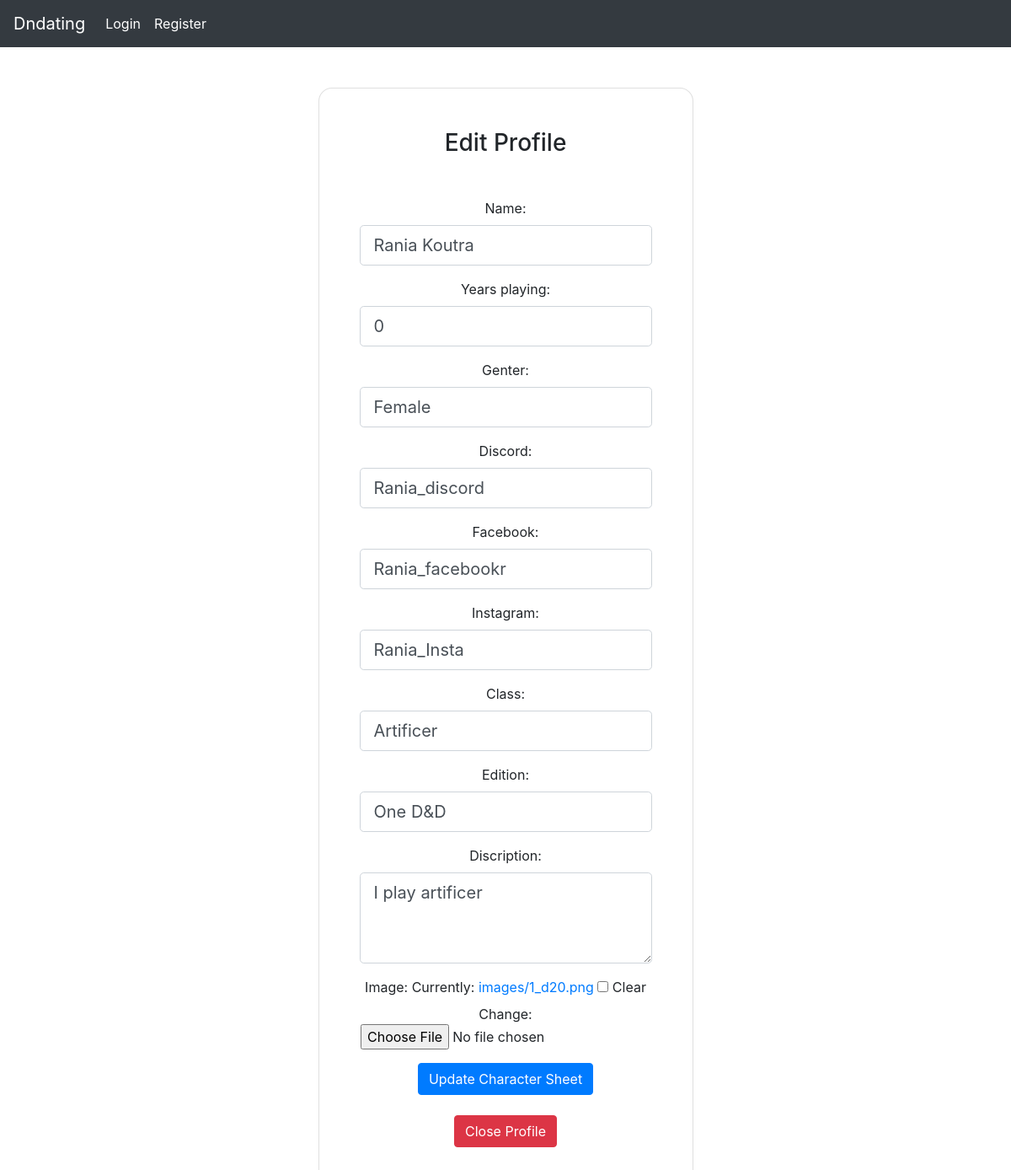
/edit_info/2, run on an earlier commit of the app's database.
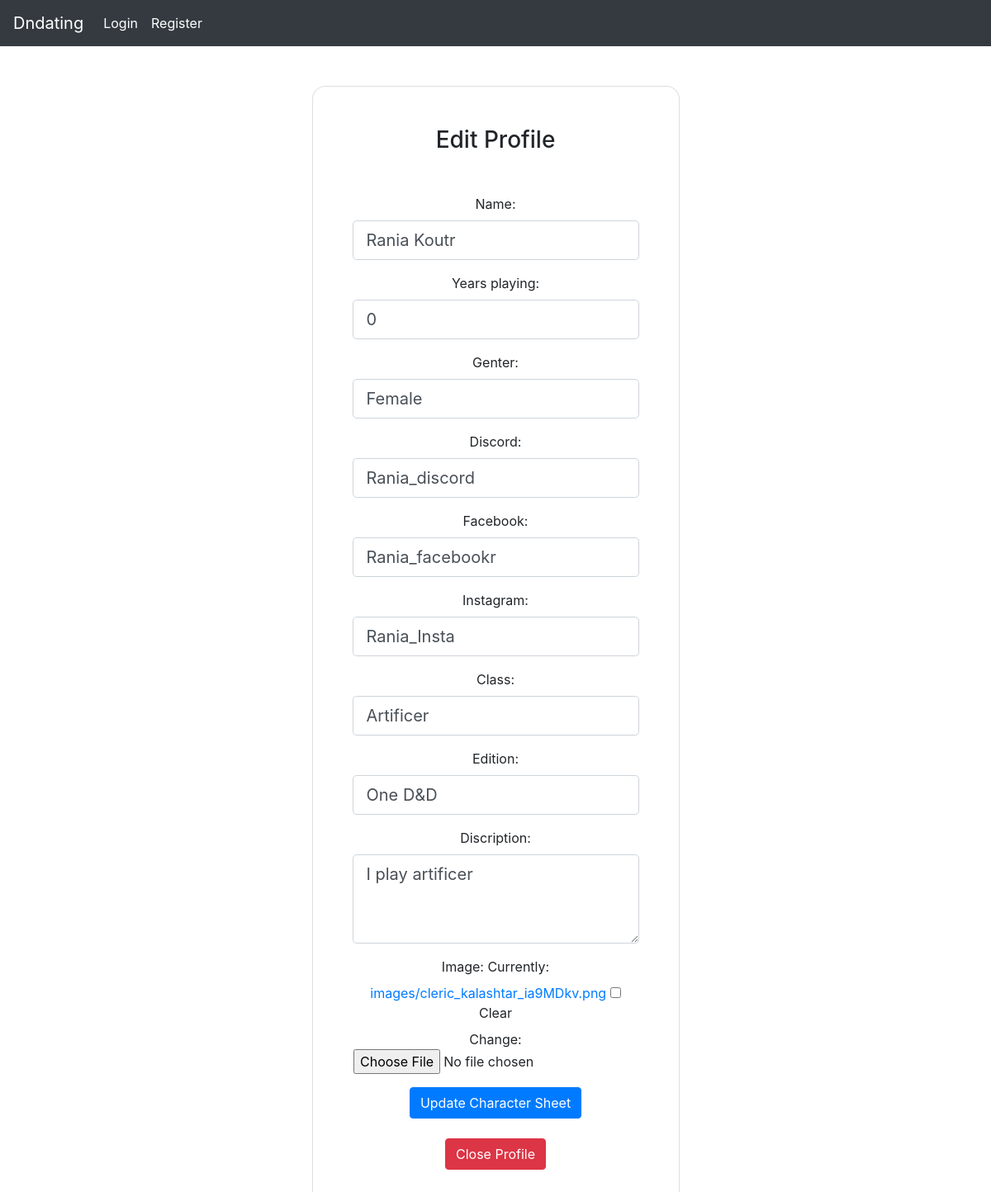
And on a later commit of the database.
### dndating/models.py (models this page shows, shortened)
class info(models.Model):
    edition= models.ForeignKey(category_edition, on_delete=models.CASCADE, blank=True, null=True, related_name="edition")
    Class= models.ForeignKey(category_Class, on_delete=models.CASCADE, blank=True, null=True, related_name="Class")
    discription = models.CharField(max_length=300, null=True, blank=True)
    name = models.CharField(max_length=50)
    image = models.ImageField(null=True, blank=True, upload_to="images/")
    user = models.ForeignKey(User, on_delete=models.CASCADE, blank=True, null=True, related_name="USER")
    IsActive = models.BooleanField(default=True)
    discord = models.CharField(null=True, max_length=50)
    facebook = models.CharField(null=True, max_length=50)
    instagram = models.CharField(null=True, max_length=50)
    genter =  models.ForeignKey(category_gender, on_delete=models.CASCADE, blank=True, null=True, related_name="gender")
    years_playing = models.CharField(null=True, max_length=50)

### dndating/views.py (the view)
# urls.py: path('edit_info/<info_id>', views.edit_info, name="edit"),
def edit_info(request, info_id):
    info_user = info.objects.get(pk=info_id)
    form = InfoForm(request.POST or None, request.FILES or None, instance=info_user)
    if form.is_valid():
        form.save()
        return redirect('index')
    return render(request, 'dndating/edit.html',{
        'user' : info_user,
        'form' : form
    })

### dndating/models.py (called while the page is built)
    def __str__(self):
        return f"{self.category_edition}"

    def __str__(self):
        return f"{self.category_Class}"

    def __str__(self):
        return f"{self.category_gender}"

### dndating/templates/dndating/edit.html (shortened to what this page needs)
{% extends 'dndating/layout.html' %}
{% block body %}
<section class="vh-100">
    <div class="container py-5 h-100">
      <div class="row d-flex justify-content-center align-items-center h-100">
        <div class="col-12 col-md-8 col-lg-6 col-xl-5">
          <div class="card shadow-2-strong" style="border-radius: 1rem;">
            <div class="card-body p-5 text-center">
                <h3 class="mb-5">Edit Profile</h3>
                <form action="{% url 'edit' user.id %}" method="post" enctype="multipart/form-data">
                    {{ form.as_p }}
                    <div class="d-flex justify-content-center">
                    <button type="submit" class="btn btn-primary">Update Character Sheet</button>
                    </div>
            </form>
            <br>
            <form action="{% url 'close' user.id %}" method="POST">
                    <button type="submit" class="btn btn-danger">Close Profile</button>
            </form>
            </div>
          </div>
        </div>
      </div>
    </div>
  </section>
{% endblock %}

What changed in the data, as far as the page shows it:
changed info "Female": name "Rania Koutra" → "Rania Koutr"
Also different on the page:
text no longer shown: "Name: Years playing: Genter: Discord: Facebook: Instagram: Class: Edition: Discription: Image: Currently: images/1_d20.png Clear Change:"
text now shown: "Name: Years playing: Genter: Discord: Facebook: Instagram: Class: Edition: Discription: Image: Currently: images/cleric_kalashtar_ia9MDkv.png Clear Change:"
